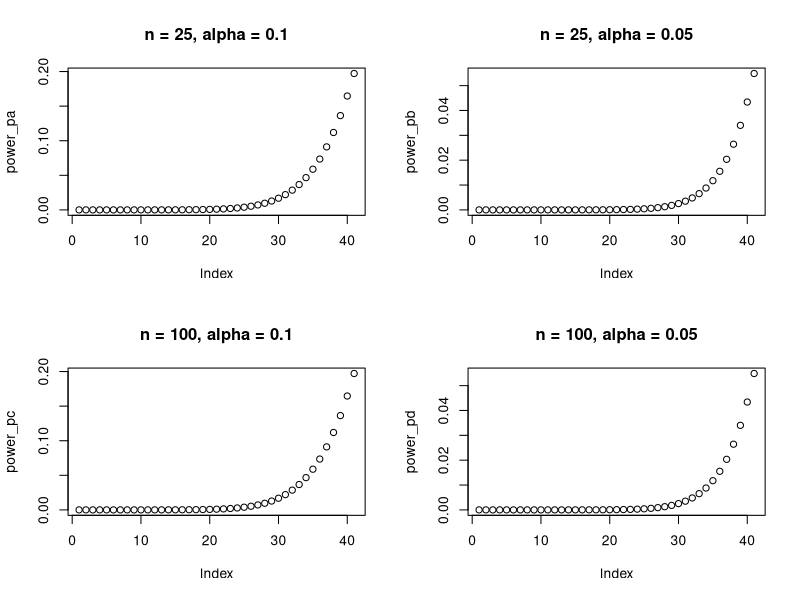

Here is the R script that generated this plot:
mu <- seq(-2, 2, by=0.1)
mu

# x_0 values from homework #######
# n = 25
x0_pa <- 3.2897
x0_pb <- 3.9199
# n = 100
x0_pc <- 3.2897
x0_pd <- 3.9199

# normal distributions #######
# n = 25
power_pa <- 2 * pnorm(x0_pa, mean = mu, sd = 1, lower.tail = FALSE)
power_pb <- 2 * pnorm(x0_pb, mean = mu, sd = 1, lower.tail = FALSE)
# n = 100
power_pc <- 2 * pnorm(x0_pa, mean = mu, sd = 1, lower.tail = FALSE)
power_pd <- 2 * pnorm(x0_pb, mean = mu, sd = 1, lower.tail = FALSE)

# plotting #########
par(mfrow = c(2,2))

plot(power_pa, main = "n = 25, alpha = 0.1")
plot(power_pb, main = "n = 25, alpha = 0.05")

plot(power_pc, main = "n = 100, alpha = 0.1")
plot(power_pd, main = "n = 100, alpha = 0.05")